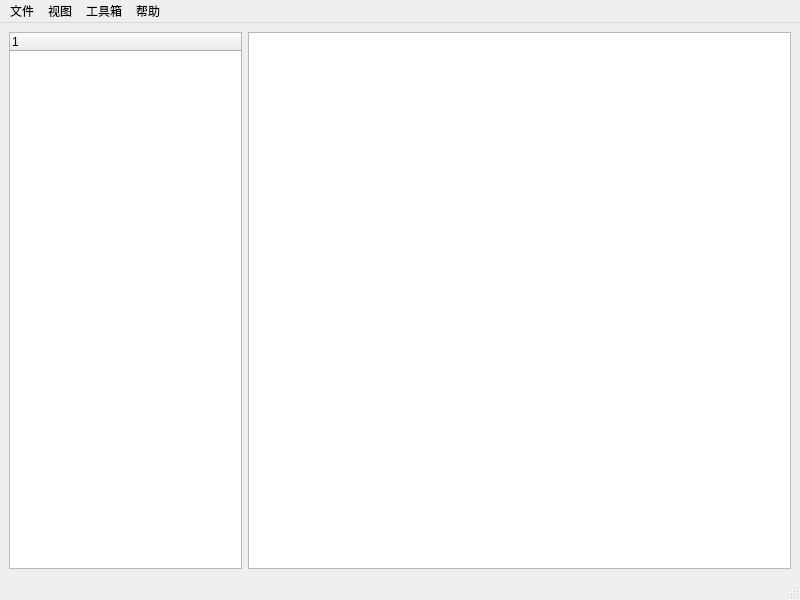
<?xml version="1.0" encoding="UTF-8"?>
<ui version="4.0">
 <class>MainWindow</class>
 <widget class="QMainWindow" name="MainWindow">
  <property name="geometry">
   <rect>
    <x>0</x>
    <y>0</y>
    <width>800</width>
    <height>600</height>
   </rect>
  </property>
  <property name="windowTitle">
   <string>MainWindow</string>
  </property>
  <widget class="QWidget" name="centralwidget">
   <layout class="QHBoxLayout" name="horizontalLayout" stretch="3,7">
    <item>
     <widget class="QTreeWidget" name="treeWidget">
      <column>
       <property name="text">
        <string notr="true">1</string>
       </property>
      </column>
     </widget>
    </item>
    <item>
     <widget class="QTableView" name="tableView"/>
    </item>
   </layout>
  </widget>
  <widget class="QMenuBar" name="menubar">
   <property name="geometry">
    <rect>
     <x>0</x>
     <y>0</y>
     <width>800</width>
     <height>26</height>
    </rect>
   </property>
   <widget class="QMenu" name="menu">
    <property name="title">
     <string>文件</string>
    </property>
    <addaction name="open"/>
    <addaction name="save"/>
    <addaction name="save_as"/>
    <addaction name="separator"/>
    <addaction name="option"/>
   </widget>
   <widget class="QMenu" name="menu_2">
    <property name="title">
     <string>视图</string>
    </property>
    <addaction name="separator"/>
    <addaction name="viewDisassembly"/>
   </widget>
   <widget class="QMenu" name="menu_3">
    <property name="title">
     <string>工具箱</string>
    </property>
    <addaction name="peAttrModAction"/>
    <addaction name="checkCertAction"/>
    <addaction name="actionSignatureVerification"/>
   </widget>
   <widget class="QMenu" name="menuHelp">
    <property name="title">
     <string>帮助</string>
    </property>
    <addaction name="actionhelp_real"/>
    <addaction name="actionAbout"/>
   </widget>
   <addaction name="menu"/>
   <addaction name="menu_2"/>
   <addaction name="menu_3"/>
   <addaction name="menuHelp"/>
  </widget>
  <widget class="QStatusBar" name="statusbar"/>
  <action name="open">
   <property name="text">
    <string>打开</string>
   </property>
   <property name="shortcut">
    <string>Ctrl+O</string>
   </property>
  </action>
  <action name="save">
   <property name="text">
    <string>保存</string>
   </property>
   <property name="shortcut">
    <string>Ctrl+S</string>
   </property>
  </action>
  <action name="save_as">
   <property name="text">
    <string>另存为</string>
   </property>
   <property name="shortcut">
    <string>Ctrl+Shift+S</string>
   </property>
  </action>
  <action name="option">
   <property name="text">
    <string>设置</string>
   </property>
  </action>
  <action name="viewRVA">
   <property name="checkable">
    <bool>true</bool>
   </property>
   <property name="text">
    <string>RVA</string>
   </property>
  </action>
  <action name="viewPeOffset">
   <property name="checkable">
    <bool>true</bool>
   </property>
   <property name="text">
    <string>peOffset</string>
   </property>
  </action>
  <action name="viewVA">
   <property name="checkable">
    <bool>true</bool>
   </property>
   <property name="text">
    <string>VA</string>
   </property>
  </action>
  <action name="viewDisassembly">
   <property name="checkable">
    <bool>true</bool>
   </property>
   <property name="text">
    <string>代码节反汇编</string>
   </property>
  </action>
  <action name="action_process">
   <property name="text">
    <string>进程操作</string>
   </property>
  </action>
  <action name="pe_attach">
   <property name="text">
    <string>文件附加</string>
   </property>
  </action>
  <action name="peAttrModAction">
   <property name="text">
    <string>PE 常用属性修改</string>
   </property>
  </action>
  <action name="checkCertAction">
   <property name="text">
    <string>证书表查看</string>
   </property>
  </action>
  <action name="actionSignatureVerification">
   <property name="text">
    <string>签名验证</string>
   </property>
  </action>
  <action name="actionhelp_real">
   <property name="text">
    <string>帮助</string>
   </property>
  </action>
  <action name="actionAbout">
   <property name="text">
    <string>关于</string>
   </property>
  </action>
 </widget>
 <resources/>
 <connections/>
</ui>
